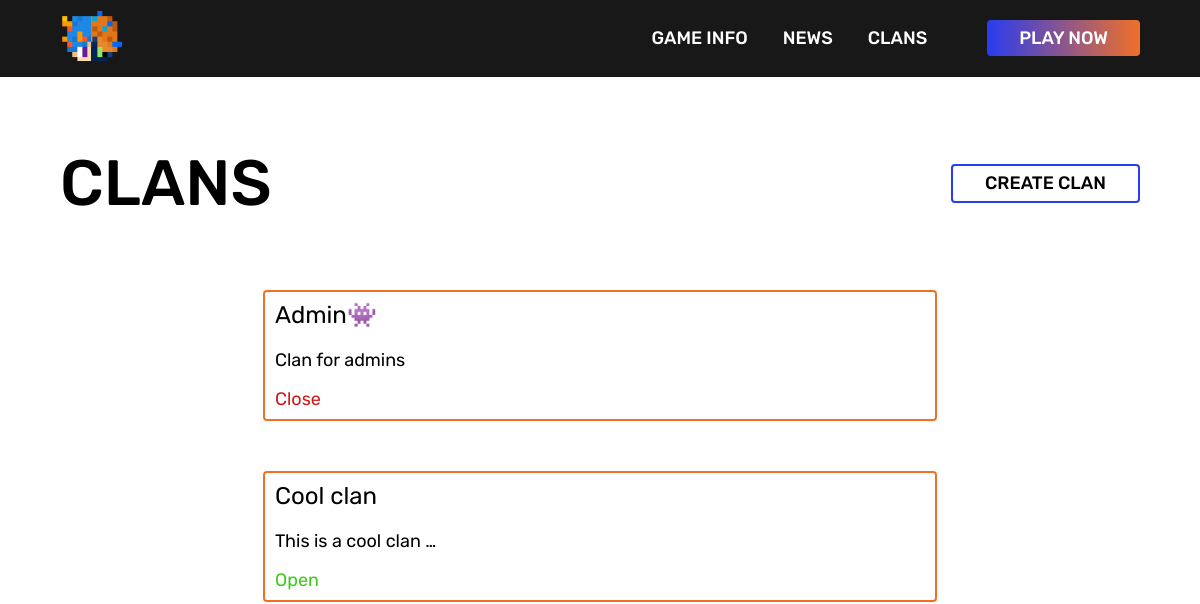
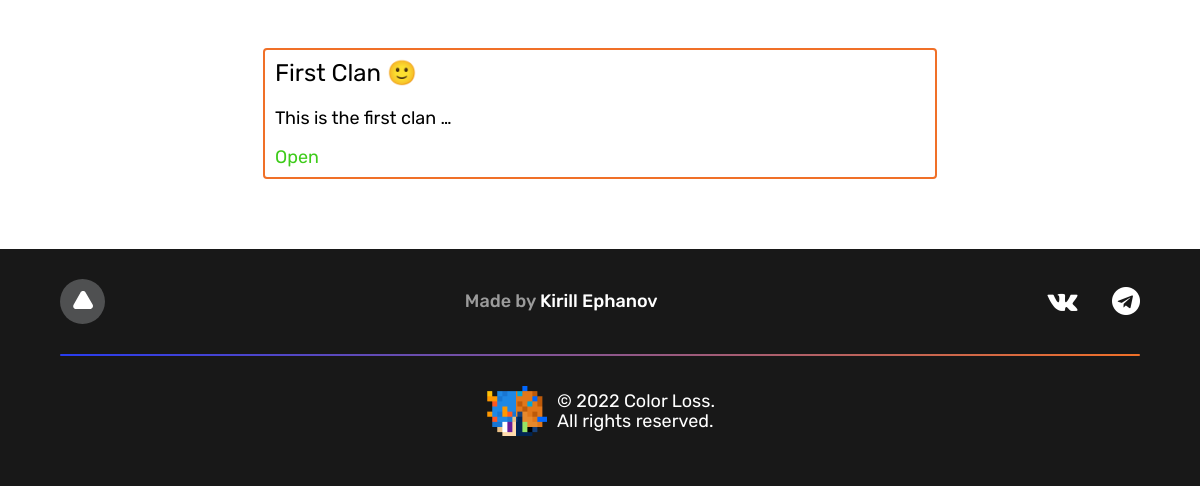
/clans/, run on an earlier commit of the app's database (2 pictures, top to bottom).
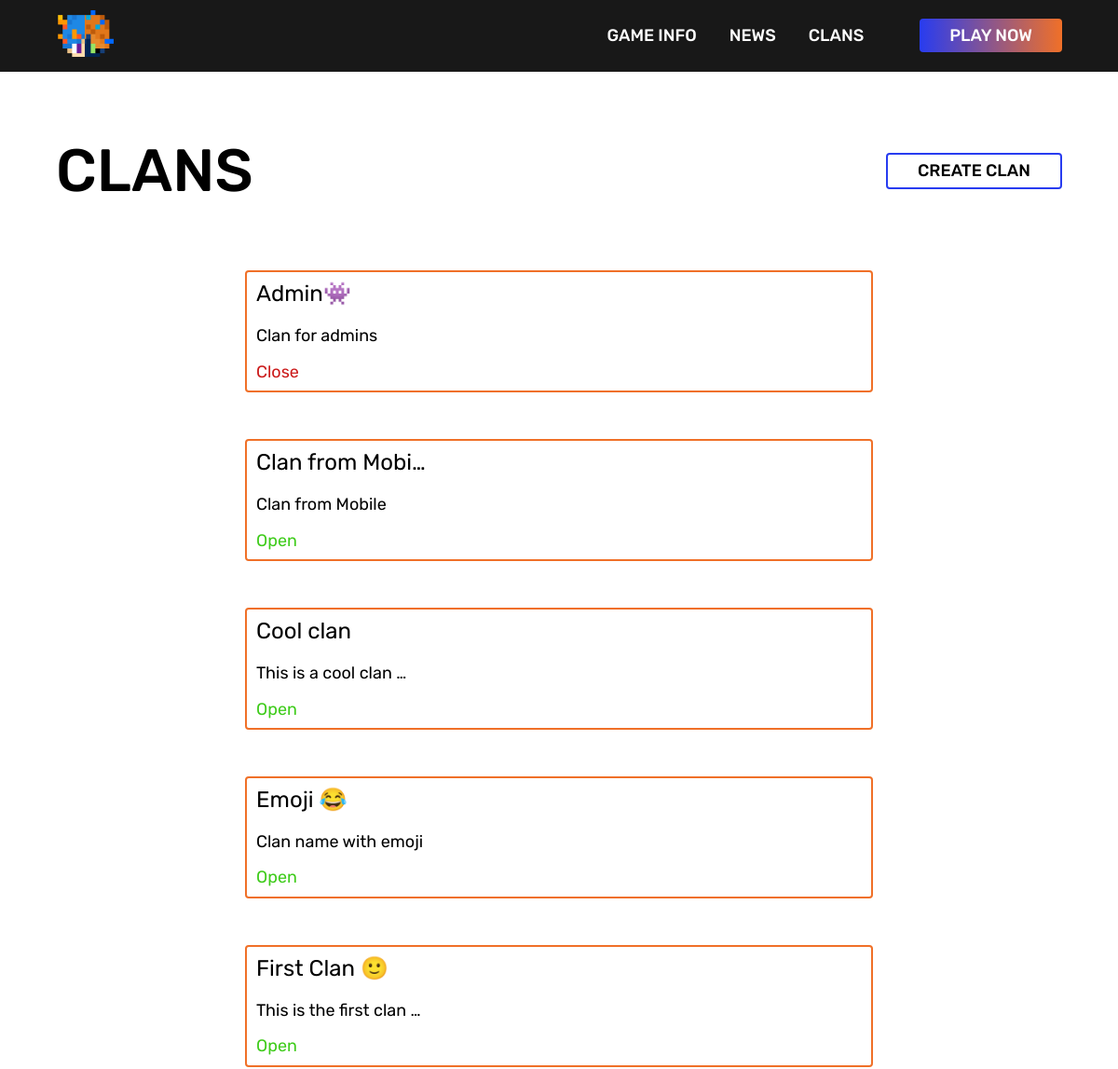
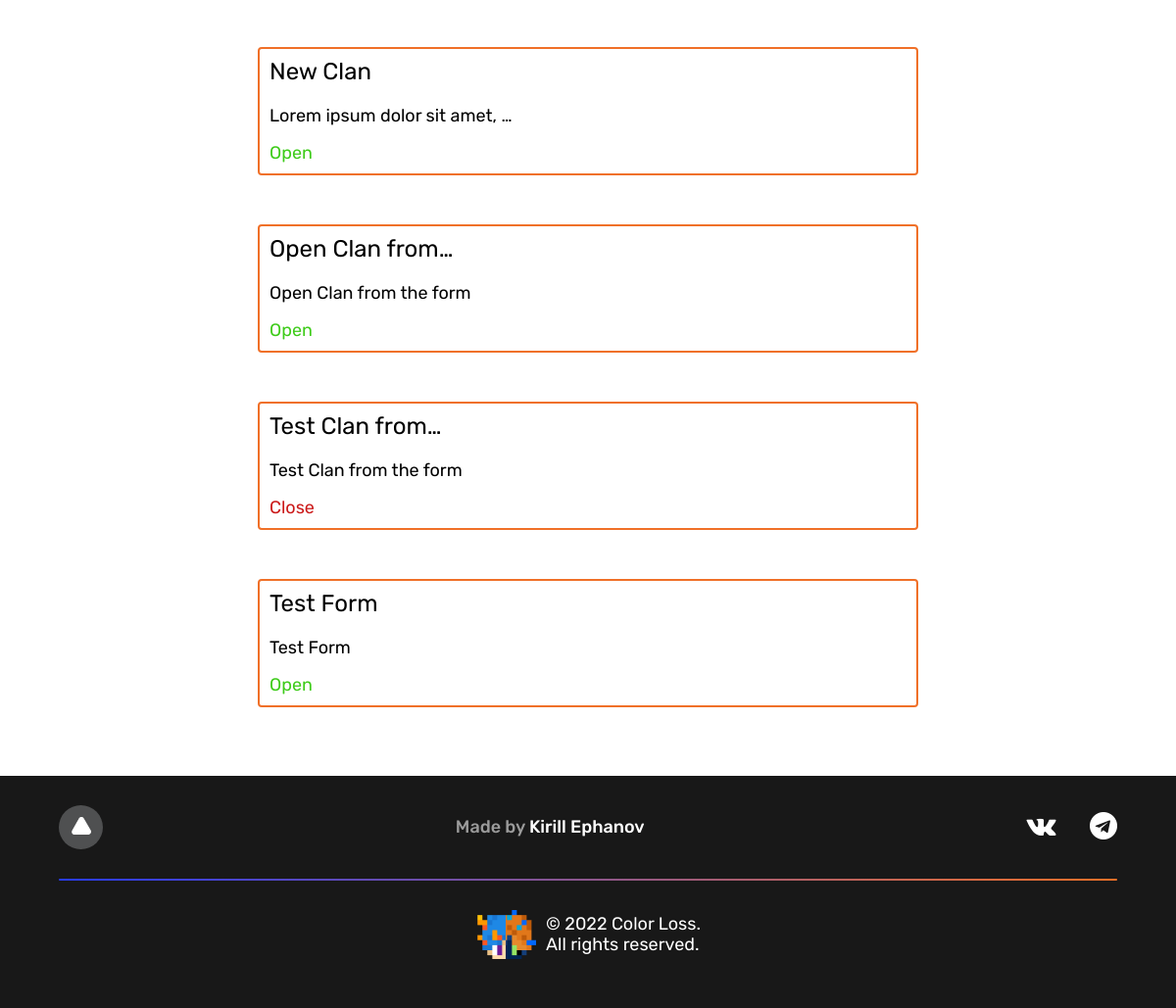
And on a later commit of the database (2 pictures, top to bottom).
### color_loss_app/models.py (models this page shows, shortened)
class Clan(models.Model):
    clan_name = models.CharField(max_length=50, db_index=True, verbose_name='Сlan name')
    clan_description = models.TextField(max_length=250, blank=True, verbose_name='Description')
    clan_is_open = models.BooleanField(blank=True, verbose_name='Is open')
    class Meta:
        verbose_name = 'Clan'
        verbose_name_plural = 'Clans'
        ordering = ['clan_name']

### color_loss_app/views.py (the view)
# urls.py: path('clans/', clans_page, name='clans'),
def clans_page(request):
    clans = Clan.objects.all()
    context = {'clans': clans}
    return render(request=request, template_name='color_loss_app/clans.html', context=context)

### color_loss_app/templates/color_loss_app/clans.html
{% extends 'base.html' %}
{% block content %}
    <section>
        <div class="wrapper">
            <div class="clans-page__container">
                <div class="clans-page__title-container">
                    <h1 class="page-title">
                        Clans
                    </h1>
                    {% if request.user.is_authenticated %}
                    <a href="{% url 'create_clan' %}" class="create-clan-btn">Create clan</a>
                    {% else %}
                    <a href="{% url 'login' %}" class="create-clan-btn">Create clan</a>
                    {% endif %}
                </div>
                <div class="clans-page__content">
                    {% for item in clans %}
                    <a href="{% url 'clan' item.pk %}" class="clan-card-link">
                        <div class="clan-card">
                            <p class="clan-card__title">
                                {{ item.clan_name|truncatechars:15 }}
                            </p>
                            <p class="clan-card__description">
                                {{ item.clan_description|safe|linebreaks|truncatewords:5 }}
                            </p>
                            {% if item.clan_is_open %}
                            <p class="clan-card__status-open">
                                Open
                            </p>
                            {% else %}
                            <p class="clan-card__status-close">
                                Close
                            </p>
                            {% endif %}
                        </div>
                    </a>
                    {% endfor %}
                </div>
            </div>
        </div>
    </section>
{% endblock %}

### templates/base.html (shortened to what this page needs)
<!DOCTYPE html>
{% load static %}
<html lang="en">
<head>
    <link rel="stylesheet" href="{% static 'font-awesome/css/font-awesome.min.css' %}">
    <link rel="stylesheet" href="{% static 'styles/normalize.css' %}">
    <link rel="stylesheet" href="{% static 'styles/style.css' %}">
</head>
<body>
    <header>
        <div class="header">
            <div class="wrapper">
                <nav>
                    <div class="nav">
                        <div class="nav__logo">
                            <a href="{% url 'home' %}" class="nav__logo-link">
                                <img src="{% static 'images/Navbar/logo.png' %}" alt="Color Loss" class="nav__logo-img">
                            </a>
                        </div>
                        <div class="nav__menu">
                            <div class="nav__links">
                                <ul class="nav__menu__links">
                                    <li class="nav__menu__links__item">
                                        <a href="{% url 'home' %}" class="nav__menu__link">
                                            Game info
                                        </a>
                                    </li>
                                    <li class="nav__menu__links__item">
                                        <a href="{% url 'news' %}" class="nav__menu__link">
                                            News
                                        </a>
                                    </li>
                                    <li class="nav__menu__links__item">
                                        <a href="{% url 'clans' %}" class="nav__menu__link">
                                            Clans
                                        </a>
                                    </li>
                                </ul>
                            </div>
                            <div class="nav__btn">
                                {% if request.user.is_authenticated %}
                                <a href="{% url 'profile' %}" class="nav__menu__link">Profile</a>
                                {% else %}
                                <a href="{% url 'login' %}" class="nav__btn-link">
                                    Play now
                                </a>
                                {% endif %}
                            </div>
                        </div>
                    </div>
                </nav>
            </div>
        </div>
    </header>
    {% block content %}{% endblock %}
    <footer>
        <div class="footer">
            <div class="wrapper">
                <div class="footer-top">
                    <div id="toTop" class="up-btn">
                        <img src="{% static 'images/Footer/up-btn.svg' %}" alt="To top" class="up-btn__icon">
                    </div>
                    <p class="watermark">Made by <span><a href="https://github.com/kirephanov" target="_blank" class="watermark-link">Kirill Ephanov</a></span></p>
                    <div class="footer-top__social">
                        <a href="#" class="footer-top__social__link"><i class="fa fa-vk" aria-hidden="true"></i></a>
                        <a href="#" class="footer-top__social__link"><i class="fa fa-telegram" aria-hidden="true"></i></a>
                    </div>
                </div>
                <div class="footer-line"></div>
                <div class="footer-bottom">
                    <div class="footer-bottom__content">
                        <img src="{% static 'images/Footer/logo.png' %}" alt="" class="footer-bottom__icon">
                        <p class="footer-bottom__description">
                            &#169 2022 Color Loss. <br>All rights reserved.
                        </p>
                    </div>
                </div>
            </div>
        </div>
    </footer>
</body>
</html>

### color_loss/static/styles/style.css (style rules this page uses)
:root { --gradient: linear-gradient(90deg, #283CF0 0%, #F07028 100%); --dark: #181818; --blue: #283CF0; --orange: #F07028; --red: #CB1919; --green: #3DCB19; --grey: #9B9B9B; }
html { min-height: 100%; background-color: var(--dark); }
body { font-family: 'Rubik', sans-serif; font-size: 18px; background-color: #fff; }
.wrapper { max-width: 1080px; padding-right: 5px; padding-left: 5px; margin: 0 auto; }
.header { background-color: var(--dark); padding-top: 10px; padding-bottom: 10px; }
.nav { display: flex; justify-content: space-between; align-items: center; }
.nav__menu { display: flex; align-items: center; }
.nav__menu__links { display: flex; list-style-type: none; }
.nav__menu__links__item { margin-left: 35px; }
.nav__menu__link { color: #fff; text-decoration: none; text-transform: uppercase; font-weight: 500; transition: .5s ease color; }
.nav__btn { margin-left: 60px; }
.nav__btn-link { color: #fff; text-decoration: none; text-transform: uppercase; font-weight: 500; padding: 7px 32px; background: var(--gradient); border-radius: 4px; }
.page-title { font-size: 64px; font-weight: 500; margin-top: 70px; margin-bottom: 70px; text-transform: uppercase; }
.footer { background-color: var(--dark); color: #fff; margin-top: 70px; padding-top: 30px; padding-bottom: 50px; }
.footer-top { display: flex; justify-content: space-between; align-items: center; margin-bottom: 30px; }
.up-btn { width: 45px; height: 45px; cursor: pointer; }
.watermark { color: var(--grey); font-size: 18px; font-weight: 500; margin: 0; }
.watermark-link { color: #fff; text-decoration: none; font-size: 18px; font-weight: 500; margin: 0; transition: 0.5s ease color; }
.footer-top__social__link { color: #fff; text-decoration: none; margin-left: 30px; font-size: 28px; transition: .5s ease color; }
.footer-line { width: 100%; height: 2px; background: var(--gradient); margin-bottom: 30px; border-radius: 1px; }
.footer-bottom { display: flex; justify-content: center; }
.footer-bottom__content { display: flex; align-items: center; }
.footer-bottom__description { margin-top: 0; margin-bottom: 0; margin-left: 10px; }
.clans-page__title-container { display: flex; justify-content: space-between; align-items: center; }
.create-clan-btn { color: #000; text-decoration: none; text-transform: uppercase; font-size: 18px; font-weight: 500; padding: 7px 32px; border: 2px solid var(--blue); border-radius: 4px; box-sizing: border-box; background-color: #fff; transition: .5s ease color, .5s ease background-color; }
.clans-page__content { display: flex; flex-direction: column; align-items: center; gap: 50px; }
.clan-card-link { color: #000; text-decoration: none; }
.clan-card { width: 650px; border: 2px solid var(--orange); border-radius: 4px; padding: 10px; }
.clan-card__title { font-size: 24px; margin-top: 0; margin-bottom: 20px; }
.clan-card__description { font-size: 18px; margin-top: 0; margin-bottom: 20px; }
.clan-card__status-open { color: var(--green); font-size: 18px; margin: 0; }
.clan-card__status-close { color: var(--red); font-size: 18px; margin: 0; }

What changed in the data, as far as the page shows it:
added Clan: clan_name "Clan from Mobi…", clan_description "Clan from Mobile", clan_is_open "Open"
added Clan: clan_name "Emoji 😂", clan_description "Clan name with emoji", clan_is_open "Open"
added Clan: clan_name "New Clan", clan_description "Lorem ipsum dolor sit amet, …", clan_is_open "Open"
added Clan: clan_name "Open Clan from…", clan_description "Open Clan from the form", clan_is_open "Open"
added Clan: clan_name "Test Clan from…", clan_description "Test Clan from the form", clan_is_open "Close"
added Clan: clan_name "Test Form", clan_description "Test Form", clan_is_open "Open"
